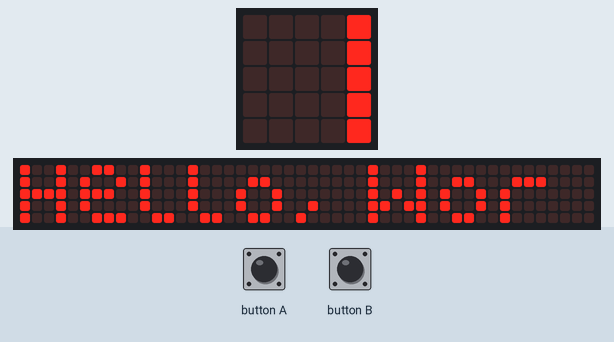
Recording of a program running on a simulated BBC micro:bit running MicroPython. On the bench: the board's 5×5 LED display, a strip that is not on the board, showing the scrolling text unrolled. The 48×5 strip is a reading aid, not a part: it shows the text the display is scrolling, unrolled, one strip-width of it at a time.

Above: at 0.1 s.
At 1.1 s:
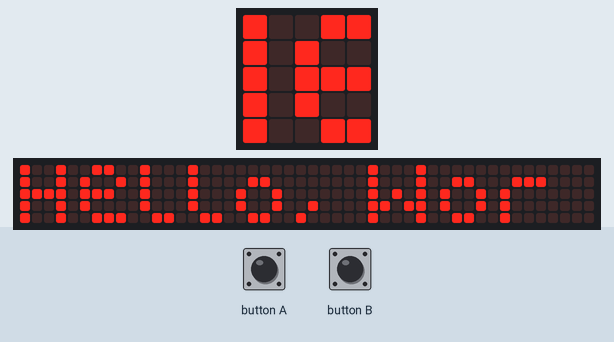
At 2.3 s:
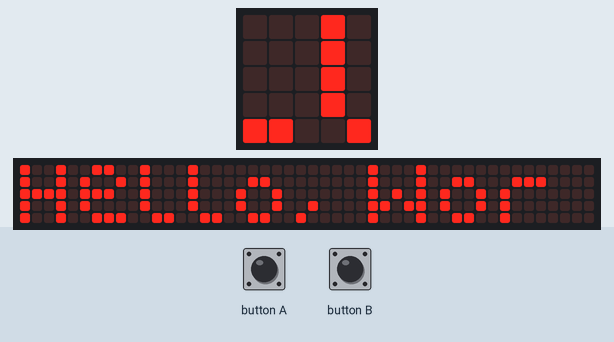
At 4.6 s:
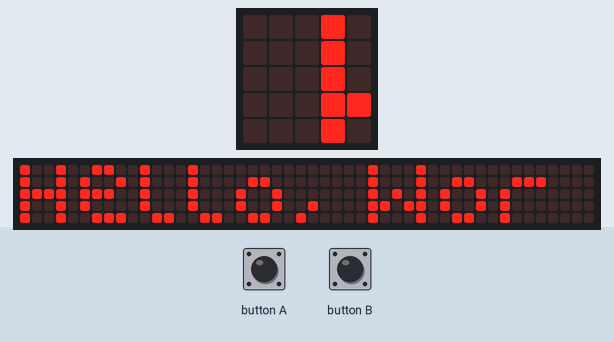
At 6.8 s:
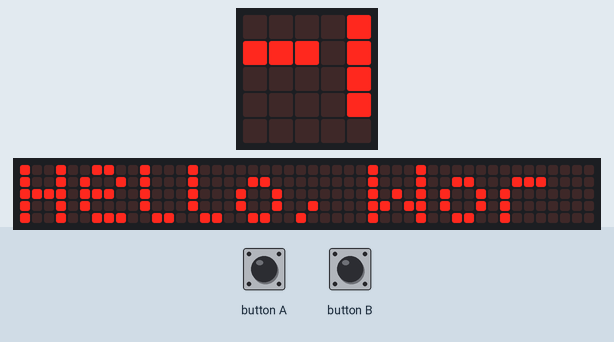
At 9.2 s:
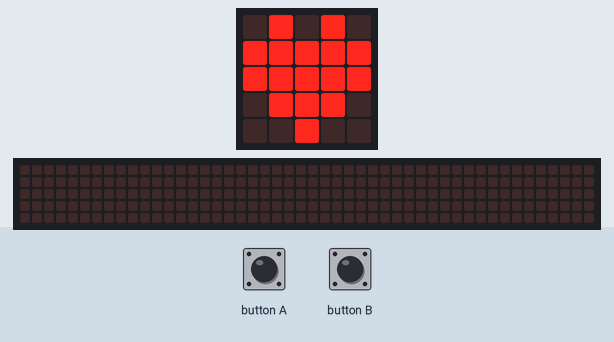

The program:

main.py
```python
"""
Created by: Sophie
Created on: Sep 2023
This module is a Micro:bit MicroPython program and shows temperature in kelvin
"""

from microbit import *

display.scroll("Hello, World!")
display.clear
display.show(Image.HEART)

temperature = 0

while True:
    if button_a.is_pressed():
        temperature = temperature()
        temperature = temperature + 273.15
        display.scroll("The temperature is " + str(temperature) + " K")
```
